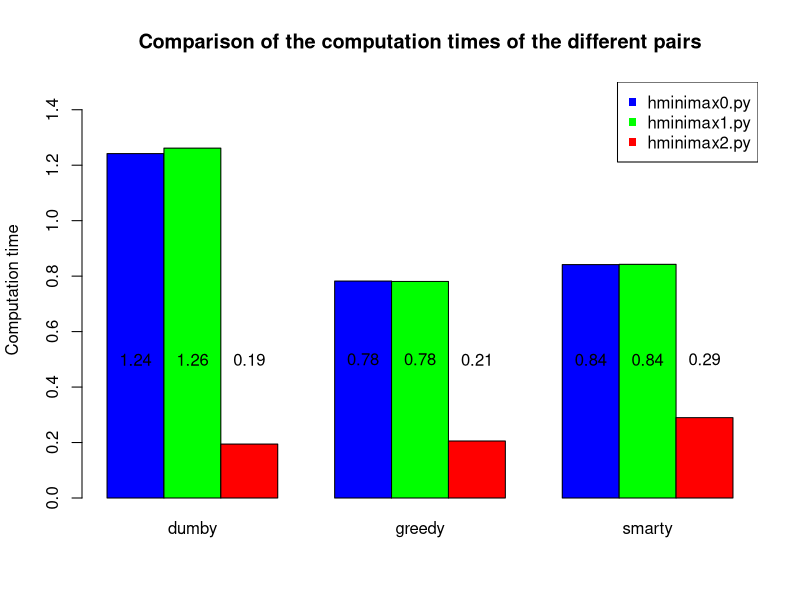

The R source for this figure:
dumby_time <- c(1.2418715953826904, 1.2615628242492676, 0.1945199966430664)
greedy_time <- c(0.7822279930114746, 0.7808997631072998, 0.20549941062927246)
smarty_time<- c(0.8416516780853271, 0.8425991535186768, 0.2897369861602783)

colors <- c("blue", "green", "red", "blue", "green", "red", "blue", "green", "red")

barplot(cbind(dumby_time, greedy_time, smarty_time), beside = TRUE, names.arg = c("dumby", "greedy", "smarty"), col = colors, ylim = c(0,1.5), main = "Comparison of the computation times of the different pairs", ylab = "Computation time")
legend("topright", legend = c("hminimax0.py", "hminimax1.py", "hminimax2.py"), col=c("blue", "green", "red"), pch = c(15,15))

text(1.5,0.5,round(1.2418715953826904, digits=2), srt=0, col = "black")
text(2.5,0.5,round(1.2615628242492676, digits=2), srt=0, col = "black")
text(3.5,0.5,round(0.1945199966430664, digits=2), srt=0,col = "black")

text(5.5,0.5,round(0.7822279930114746, digits=2), srt=0, col = "black")
text(6.5,0.5,round(0.7808997631072998, digits=2), srt=0, col = "black")
text(7.5,0.5,round(0.20549941062927246, digits=2), srt=0, col = "black")

text(9.5,0.5,round(0.8416516780853271, digits=2), srt=0, col = "black")
text(10.5,0.5,round(0.8425991535186768, digits=2), srt=0, col = "black")
text(11.5,0.5,round(0.2897369861602783, digits=2), srt=0, col = "black")
